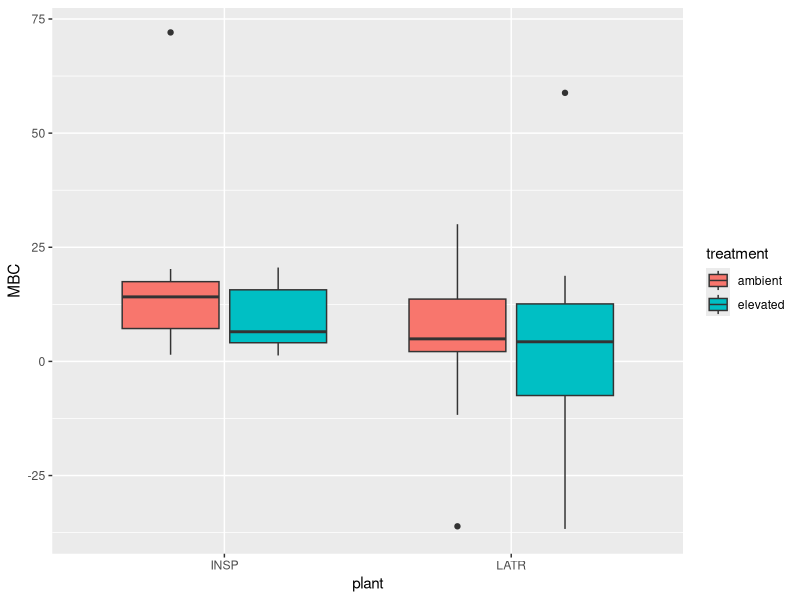
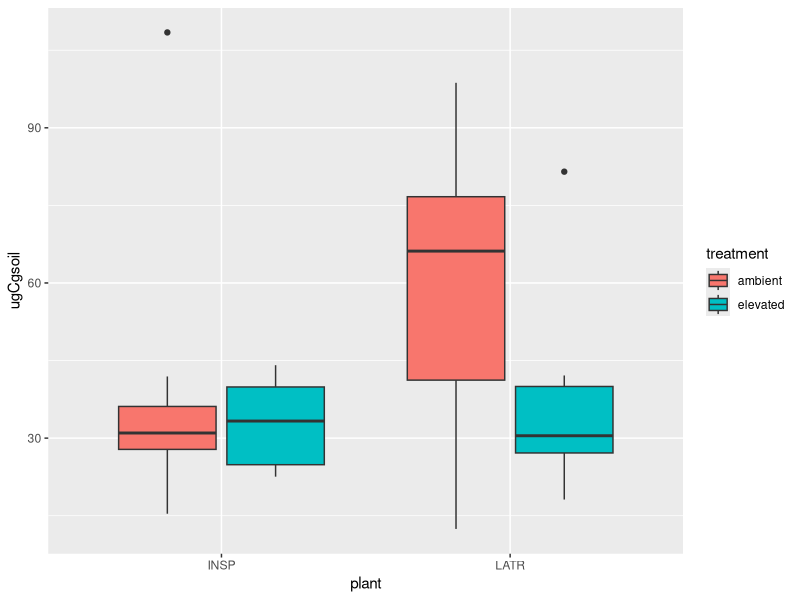
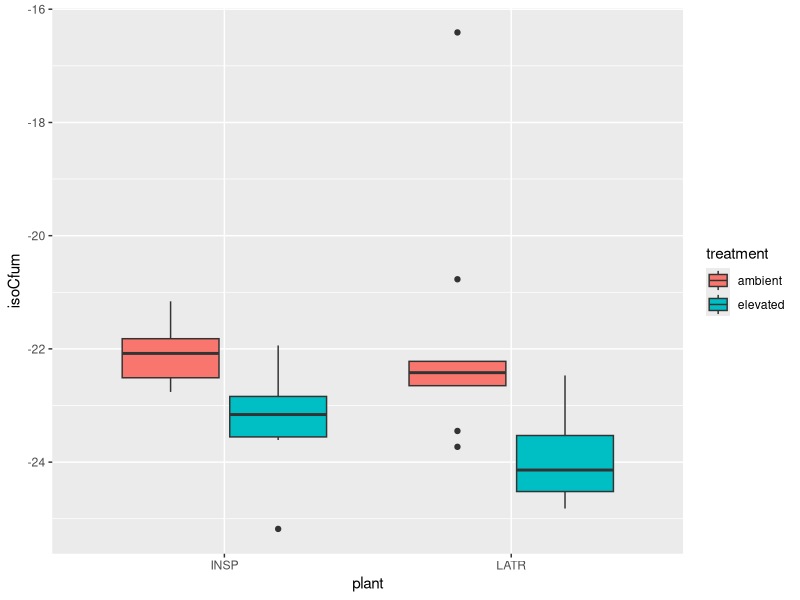
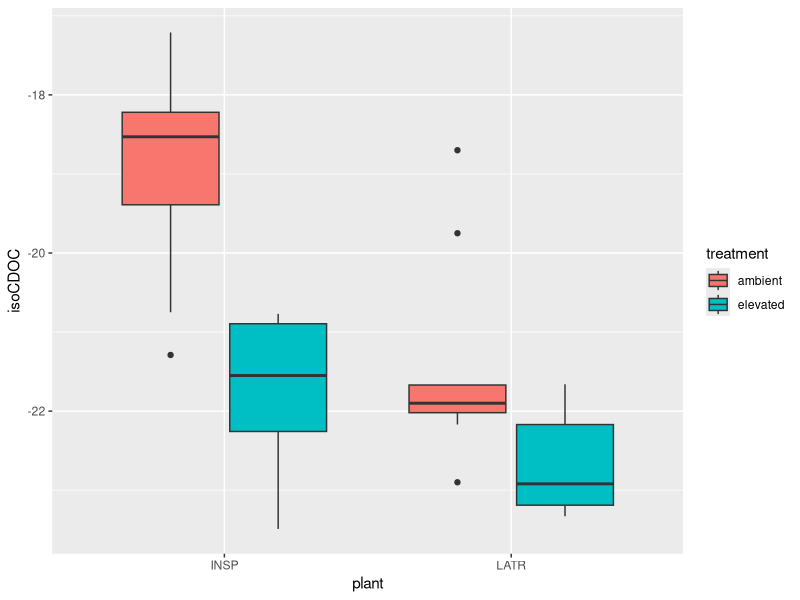
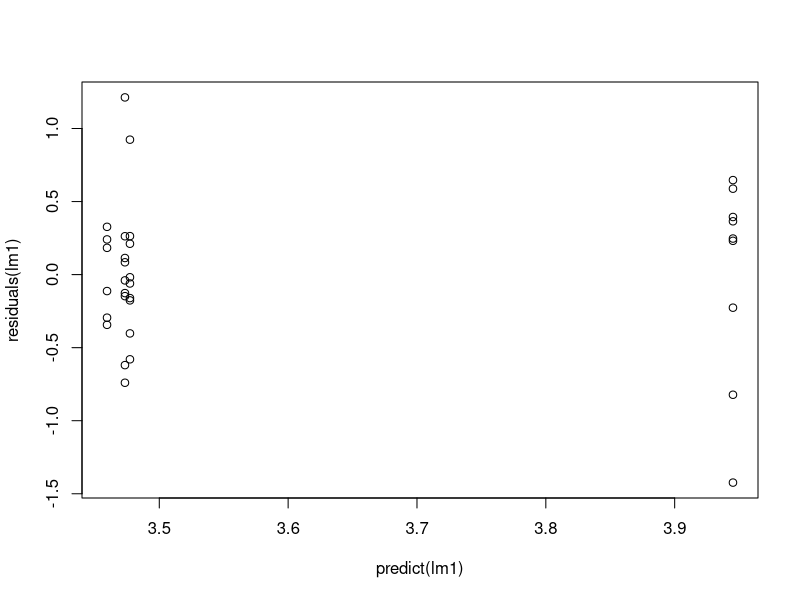
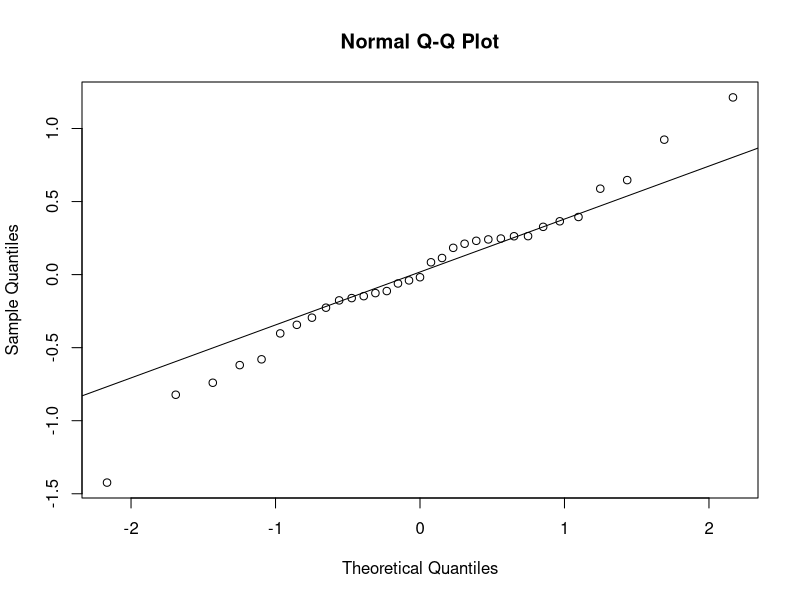
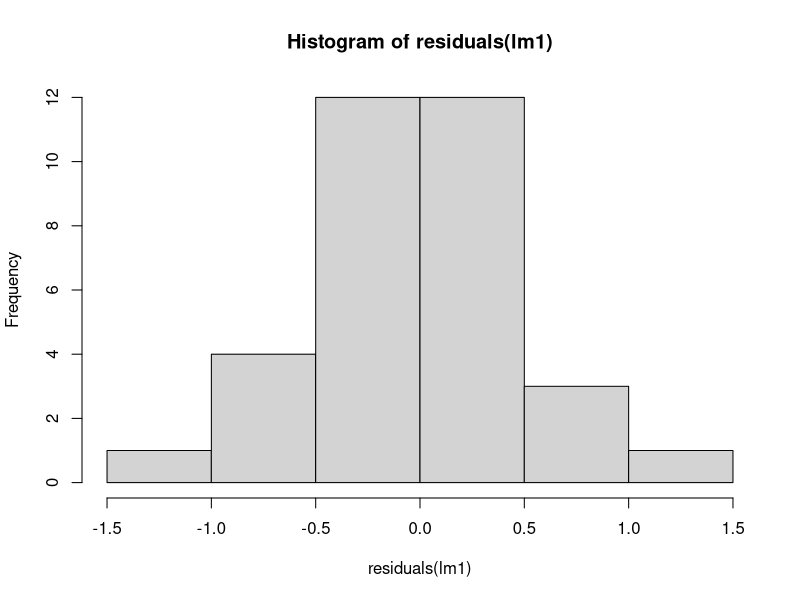
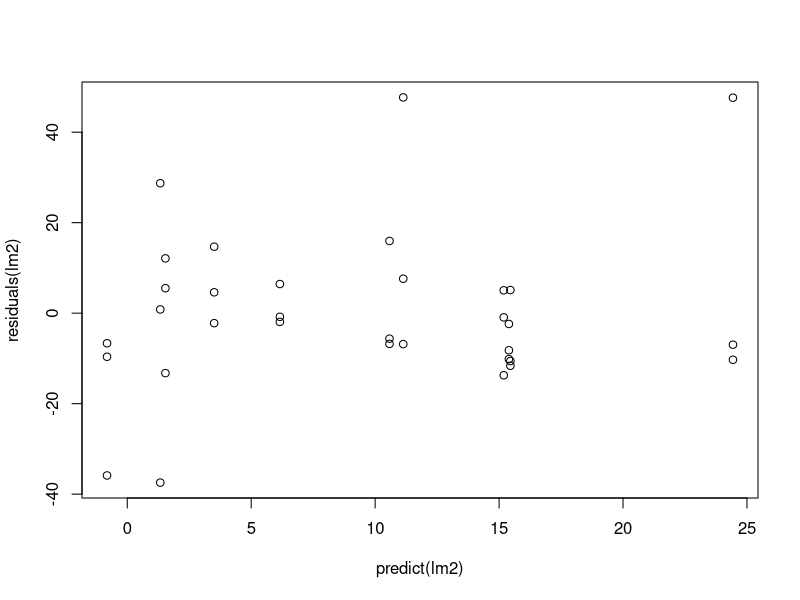

Recreate these plots in R, in order.
## ---- chunk 1
knitr::opts_chunk$set(echo = TRUE)
library(tidyverse)
#install.packages("lme4")
library(lme4)
#install.packages("lmerTest")
library(lmerTest)
install.packages("emmeans")
library(emmeans)
## ---- chunk 2

MBC <- read.csv("Eno_MBC.csv", header = TRUE)
MBC$ID <- as.factor(MBC$ID)
MBC$ring <- as.factor(MBC$ring)

ggplot(MBC, aes(x=plant, y=MBC, fill=treatment)) + geom_boxplot()

# DOC plot
ggplot(MBC, aes(x=plant, y=ugCgsoil, fill=treatment)) + geom_boxplot()

# isotope plot
ggplot(MBC, aes(x=plant, y=isoCfum, fill=treatment)) + geom_boxplot()

# isoC DOC plot
ggplot(MBC, aes(x=plant, y=isoCDOC, fill=treatment)) + geom_boxplot()
## ---- chunk 3
lm1 <- lmer(log(ugCgsoil)~(treatment+plant)^2 + (1|ring), data=MBC)

summary(lm1)
anova(lm1)

plot(predict(lm1), residuals(lm1))
qqnorm(residuals(lm1)); qqline(residuals(lm1))
hist(residuals(lm1))

paircomp.1 <- summary(emmeans(lm1, pairwise~treatment|plant)$contrast)

## ---- chunk 4
lm2 <- lmer(MBC~(treatment+plant)^2 + (1|ring), data=MBC)

summary(lm2)
anova(lm2)

plot(predict(lm2), residuals(lm2))
qqnorm(residuals(lm2)); qqline(residuals(lm2))
hist(residuals(lm2))

paircomp.2 <- summary(emmeans(lm2, pairwise~treatment|plant)$contrast)

## ---- chunk 5
lm3 <- lmer(isoCfum~(treatment+plant)^2 + (1|ring), data=MBC)

hist(MBC$isoCfum)
summary(lm3)
anova(lm3)

plot(predict(lm3), residuals(lm3))
qqnorm(residuals(lm3)); qqline(residuals(lm3))
hist(residuals(lm3))

paircomp.3 <- summary(emmeans(lm3, pairwise~treatment|plant)$contrast)

## ---- chunk 6
lm4 <- lmer(isoCDOC~(treatment+plant)^2 + (1|ring), data=MBC)

hist(MBC$isoCDOC)
summary(lm4)
anova(lm4)

plot(predict(lm4), residuals(lm4))
qqnorm(residuals(lm4)); qqline(residuals(lm4))
hist(residuals(lm4))

paircomp.4 <- summary(emmeans(lm4, pairwise~treatment|plant)$contrast)
